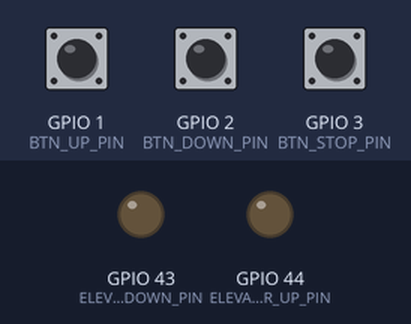
This sketch was run on a simulated ESP32. Parts: output pins drawn as LEDs (lit = HIGH). The test bench sets the inputs (shaded band); at power-on: GPIO 1 (BTN_UP_PIN) HIGH, GPIO 2 (BTN_DOWN_PIN) HIGH, GPIO 3 (BTN_STOP_PIN) HIGH. What the sketch prints to the serial monitor is not drawn.

Above: at 1.9 s.
2.0 s: GPIO 1 (BTN_UP_PIN) pulled LOW for 3.2 s
At 5.4 s:
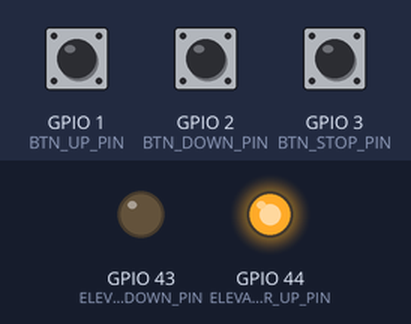
6.7 s: GPIO 2 (BTN_DOWN_PIN) pulled LOW for 3.2 s
At 10.6 s:
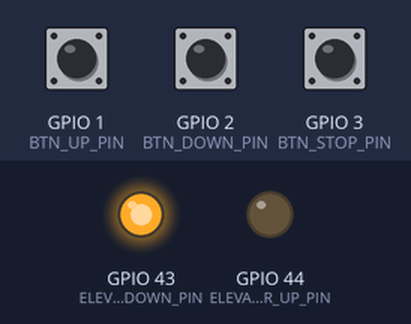
11.4 s: GPIO 3 (BTN_STOP_PIN) pulled LOW for 3.2 s
At 14.9 s:
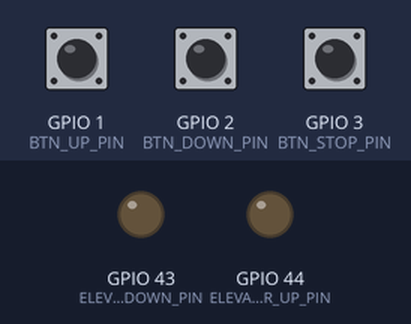
Timing chart, 0 to 16.4 s (numbered marks = the images above; inputs shaded):
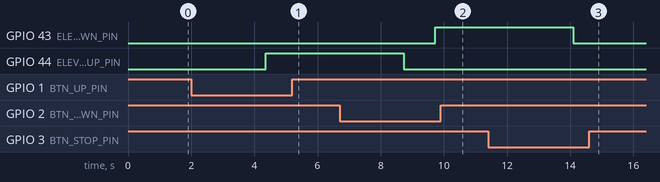

The sketch:

Elevator.ino
```cpp
#include "WiFi.h"
#include <ezButton.h>
#include <ezOutput.h>

#define BTN_UP_PIN D0
#define BTN_DOWN_PIN D1
#define BTN_STOP_PIN D2
#define ELEVATOR_UP_PIN D7
#define ELEVATOR_DOWN_PIN D6
#define DEBOUNCE_TIME_MS 50

ezButton btnUp(BTN_UP_PIN);
ezButton btnDown(BTN_DOWN_PIN);
ezButton btnStop(BTN_STOP_PIN);
ezOutput elevatorUp(ELEVATOR_UP_PIN);
ezOutput elevatorDown(ELEVATOR_DOWN_PIN);

void setup() {
  Serial.begin(9600);
	pinMode(BTN_UP_PIN, INPUT_PULLUP);
	pinMode(BTN_DOWN_PIN, INPUT_PULLUP);
	pinMode(BTN_STOP_PIN, INPUT_PULLUP);

	WiFi.softAP("XIAO ESP32", "123456789");

	btnUp.setDebounceTime(DEBOUNCE_TIME_MS);
	btnDown.setDebounceTime(DEBOUNCE_TIME_MS);
	btnStop.setDebounceTime(DEBOUNCE_TIME_MS);
	elevatorUp.low();
	elevatorDown.low();
}

void loop() {
	btnUp.loop();
	btnDown.loop();
	btnStop.loop();

	if (btnUp.isPressed()) {
		Serial.println("Up button pressed");
		elevatorDown.low();
		delay(1000);
		elevatorUp.high();
	}

	if (btnDown.isPressed()) {
		Serial.println("Down button pressed");
		elevatorUp.low();
		delay(1000);
		elevatorDown.high();
	}

	if (btnStop.isPressed()) {
		Serial.println("Stop button pressed");
		elevatorUp.low();
		elevatorDown.low();
	}

	Serial.print("Host Name:");
  Serial.println(WiFi.softAPgetHostname());
  Serial.print("Host IP:");
  Serial.println(WiFi.softAPIP());
  Serial.print("Host IPV6:");
  Serial.println(WiFi.softAPIPv6());
  Serial.print("Host SSID:");
  Serial.println(WiFi.SSID());
  Serial.print("Host Broadcast IP:");
  Serial.println(WiFi.softAPBroadcastIP());
  Serial.print("Host mac Address:");
  Serial.println(WiFi.softAPmacAddress());
  Serial.print("Number of Host Connections:");
  Serial.println(WiFi.softAPgetStationNum());
  Serial.print("Host Network ID:");
  Serial.println(WiFi.softAPNetworkID());
  Serial.print("Host Status:");
  Serial.println(WiFi.status());
  delay(1000);
}
```

Measured:
- after the input at 2.0 s, GPIO 44 (ELEVATOR_UP_PIN): LOW → HIGH after 2.4 s
- after the input at 6.7 s, GPIO 43 (ELEVATOR_DOWN_PIN): LOW → HIGH after 3.0 s; GPIO 44 (ELEVATOR_UP_PIN): HIGH → LOW after 2.0 s
- after the input at 11.4 s, GPIO 43 (ELEVATOR_DOWN_PIN): HIGH → LOW after 2.7 s
